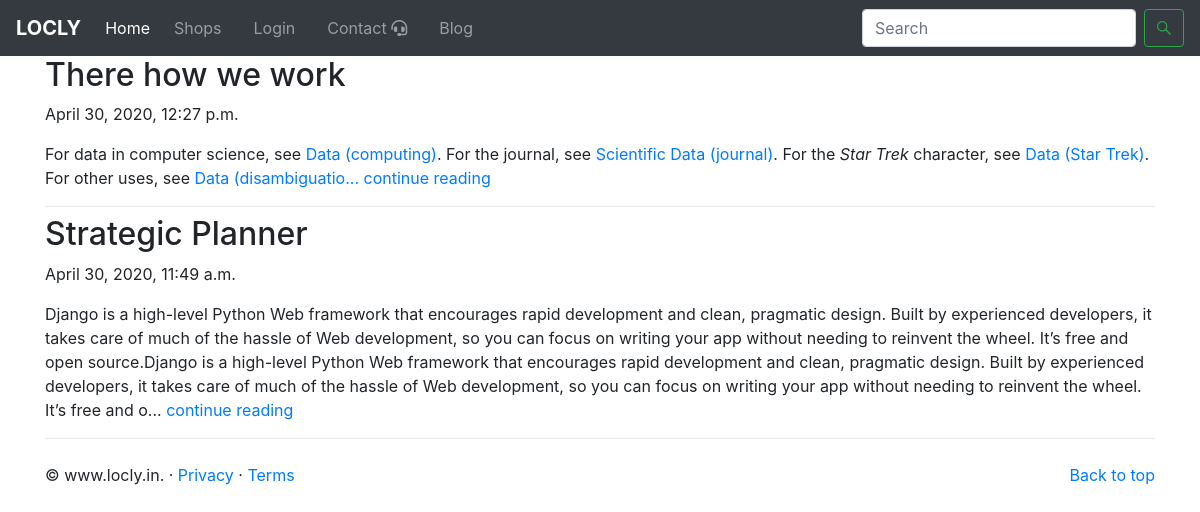
Screenshot of /blog/ with the database file from the repository.
### MyApp/models.py (models this page shows, shortened)
class myblog(models.Model):
    title=models.CharField(max_length=1000)
    date=models.DateTimeField(auto_now_add=True)
    content=RichTextUploadingField()
    slug=models.SlugField(max_length=1000,unique=True)

### MyApp/views.py (the view)
# urls.py: path('blog/', views.blog_home ,name='blog_home'),
def blog_home(request):
    post=myblog.objects.all()
    param={'blog':post}
    return render(request,'blog_home.html',param)

### templates/blog_home.html (shortened to what this page needs)
{% extends 'base.html' %}
{% block body %}
<div class="container">
{% for i in blog reversed %}
<div class="blog-post">
    <h2 class="blog-post-title">{{i.title}}</h2>
    <p class="blog-post-meta">{{i.date}}</p>
    {{i.content|slice:":600" |safe}}... <a href="/blog/{{i.slug}}">continue reading</a>
  </div>
  <div class="dropdown-divider"></div>
{% endfor %}
</div>
{% endblock body %}

### rows the page displays
myblog: title "There how we work", date "April 30, 2020, 12:27 p.m.", content "For data in computer science, see Data (computing) . For the journal, see Scientific Data (journal) . For the Star Trek character, see Data (Star Trek) . For other uses, see Data (disambiguatio"
myblog: title "Strategic Planner", date "April 30, 2020, 11:49 a.m.", content "Django is a high-level Python Web framework that encourages rapid development and clean, pragmatic design. Built by experienced developers, it takes care of much of the hassle of Web development, so you can focus on writing your app without needing to reinvent the wheel. It’s free and open source.Django is a high-level Python Web framework that encourages rapid development and clean, pragmatic design. Built by experienced developers, it takes care of much of the hassle of Web development, so you can focus on writing your app without needing to reinvent the wheel. It’s free and o"
